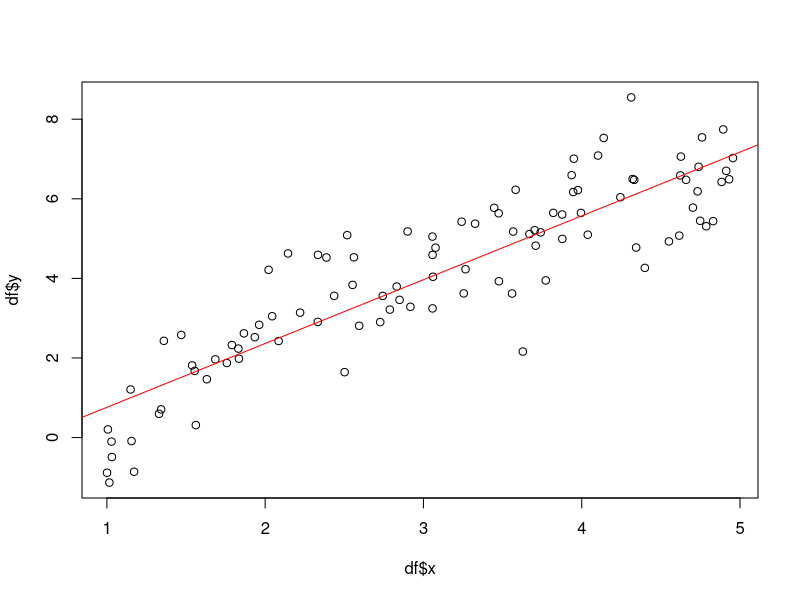
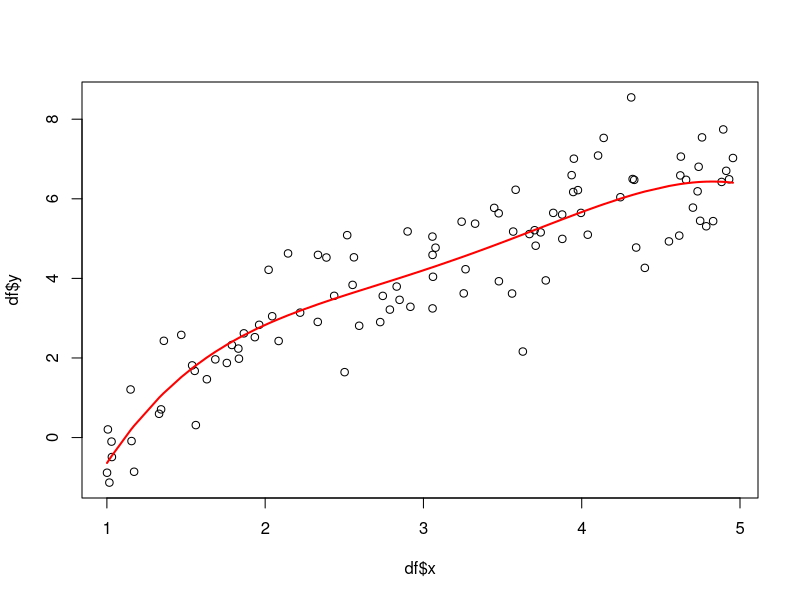

Write R code to recreate these figures, in order.
## ---- chunk 1
knitr::opts_chunk$set(error=TRUE,        # Keep compiling upon error
                      collapse=TRUE,     # collapse by default
                      echo=TRUE,         # echo code by default
                      comment = "#>",    # change comment character
                      fig.width = 10,     # set figure width
                      out.width = "100%", # set width of displayed images
                      warning=TRUE,      # show R warnings
                      message=FALSE)     # show R messages
## ---- chunk 2
set.seed(42)
## ---- chunk 3
gendata = function (x, beta) {
  return (beta * log(x) + rnorm(x))
}
x <- runif(100,1,5)
y <- gendata(x, 4)
df = data.frame(x,y)
## ---- chunk 4
lmlinear = lm(y~x, data=df)
fdachlin <- as.vector(lmlinear$coefficients  %*% c(1,3))
plot(df$x, df$y)
abline(lmlinear, col="red")
## ---- chunk 5
lmpoly <- lm(y~x+I(x^2)+I(x^3)+I(x^4)+I(x^5))
fdachpoly <- as.vector(lmpoly$coefficients %*% c(1,3,3^2,3^3,3^4,3^5))
plot(df$x, df$y)
pts = predict(lmpoly)
points(df$x[order(x)], pts[order(x)], type="l", col="red", lwd=2)
## ---- chunk 6
y2 <- gendata(3, 4)

quadvolin <- (y2-fdachlin)^2
quadvopol <- (y2-fdachpoly)^2
## ---- chunk 7
alllin <- matrix(NA,nrow=10000,ncol=6)
colnames(alllin) <- c("fdach","y", "quadVor","EBias", "VarFDach","EQuadVor")
allpol <- matrix(NA,nrow=10000,ncol=6)
colnames(allpol) <- c("fdach","y", "quadVor","EBias", "VarFDach","EQuadVor")
for (i in 1:10000){
  x <- runif(100,1,5)
  residuen <- rnorm(100,0,1)
  b <- 4
  y <- b*log(x)+residuen
  lmlinear <- lm(y~x)
  lmpoly <- lm(y~x+I(x^2)+I(x^3)+I(x^4)+I(x^5))
  alllin[i,1] <- lmlinear$coefficients  %*% c(1,3)
  allpol[i,1] <- lmpoly$coefficients %*% c(1,3,3^2,3^3,3^4,3^5)
  
  alllin[i,2] <- b*log(3)+rnorm(1)
  allpol[i,2] <- alllin[i,2]
  
  alllin[i,3] <- (alllin[i,2]-alllin[i,1])^2
  allpol[i,3] <- (allpol[i,2]-allpol[i,1])^2
}
alllin[,4] <- mean(alllin[,1])-4*log(3)
allpol[,4] <- mean(allpol[,1])-4*log(3)
  
alllin[,5] <- var(alllin[,1])
allpol[,5] <- var(allpol[,1])


x3 <- rep(3,10000)
y3 <- gendata(x3, 4)
alllin[,6] <- mean((y3-alllin[,1])^2)
allpol[,6] <- mean((y3-allpol[,1])^2)
## ---- chunk 8
head(alllin[,4:6],1)
## ---- chunk 9
head(allpol[,4:6],1)
## ---- chunk 10
alllin20 <- matrix(NA,nrow=10000,ncol=6)
colnames(alllin20) <- c("fdach","y", "quadVor","EBias", "VarFDach","EQuadVor")
allpol20 <- matrix(NA,nrow=10000,ncol=6)
colnames(allpol20) <- c("fdach","y", "quadVor","EBias", "VarFDach","EQuadVor")
for (i in 1:10000){
  x <- runif(20,1,5)
  residuen <- rnorm(20,0,1)
  b <- 4
  y <- b*log(x)+residuen
  lmlinear <- lm(y~x)
  lmpoly <- lm(y~x+I(x^2)+I(x^3)+I(x^4)+I(x^5))
  alllin20[i,1] <- lmlinear$coefficients  %*% c(1,3)
  allpol20[i,1] <- lmpoly$coefficients %*% c(1,3,3^2,3^3,3^4,3^5)
  
  alllin20[i,2] <- b*log(3)+rnorm(1)
  allpol20[i,2] <- alllin20[i,2]
  
  alllin20[i,3] <- (alllin20[i,2]-alllin20[i,1])^2
  allpol20[i,3] <- (allpol20[i,2]-allpol20[i,1])^2
}
alllin20[,4] <- mean(alllin20[,1])-4*log(3)
allpol20[,4] <- mean(allpol20[,1])-4*log(3)
  
alllin20[,5] <- var(alllin20[,1])
allpol20[,5] <- var(allpol20[,1])
  
x4 <- rep(3,20)
y4 <- gendata(x4, 4)
alllin20[,6] <- mean((y4-alllin20[,1])^2)
allpol20[,6] <- mean((y4-allpol20[,1])^2)
## ---- chunk 11
head(alllin20[,4:6],1)
head(allpol20[,4:6],1)
## ---- chunk 12
head(alllin[,4:6],1)
head(allpol[,4:6],1)
